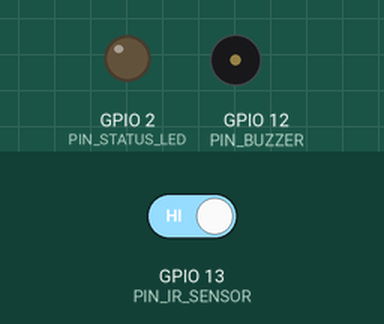
The sketch below on a simulated ESP32. Parts: output pins drawn as LEDs (lit = HIGH), buzzer (waves = sounding, pin HIGH). The test bench sets the inputs (shaded band); at power-on: GPIO 13 (PIN_IR_SENSOR) HIGH. WiFi joins after 1.5 s; servers stay silent unless stated; uploads are accepted with an empty reply; what the sketch prints to the serial monitor is not drawn.

Above: at 0.0 s.
At 3.7 s:
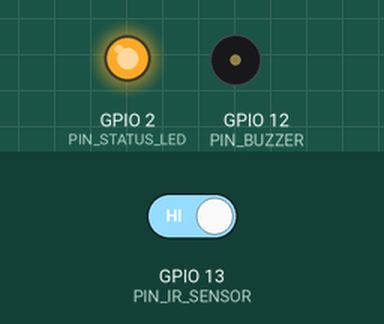
3.8 s: GPIO 13 (PIN_IR_SENSOR) driven LOW
At 4.7 s:
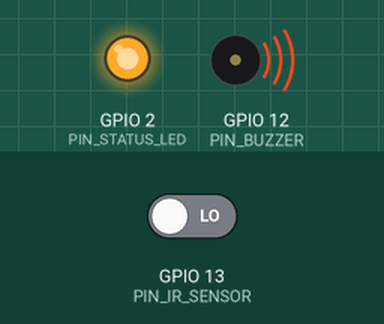
5.3 s: GPIO 13 (PIN_IR_SENSOR) driven HIGH
Timing chart, 0 to 8.3 s (numbered marks = the images above; inputs shaded):
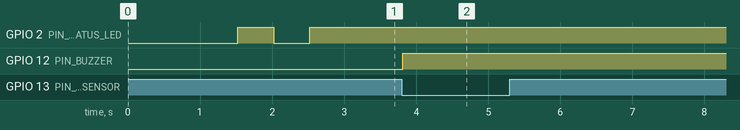

Measured:
- after the input at 3.8 s, GPIO 12 (PIN_BUZZER): LOW → HIGH at once
- after the input at 5.3 s, every drawn part: stays the same

The sketch:

esp32_agrosense_firmware.ino
```cpp
/*
 ==============================================================================
  AgroSenseX (TERRAVYX) - ESP32 IoT Perimeter Defense & IR Boundary Firmware
 ==============================================================================
  कल के हार्डवेयर सेटअप के लिए पूर्ण ESP32 Arduino स्केच (Firmware):

  [हार्डवेयर कनेक्शन / Wiring Pinout]:
  1. IR Obstacle / Beam Sensor (KY-032 / FC-51 / E18-D80NK):
     - VCC  ---> ESP32 3.3V / 5V (Sensor के अनुसार)
     - GND  ---> ESP32 GND
     - OUT  ---> ESP32 GPIO 13 (Digital Input with Pull-up)

  2. Acoustic Deterrent Buzzer / 5V Relay Module (सायरन/बज़र):
     - VCC  ---> ESP32 5V (VIN)
     - GND  ---> ESP32 GND
     - IN   ---> ESP32 GPIO 12 (Digital Output)

  3. Status Indicator LED:
     - Built-in Blue LED ---> ESP32 GPIO 2
 ==============================================================================
*/

#include <WiFi.h>
#include <HTTPClient.h>

// ================= 1. WiFi & SERVER CONFIGURATION =================
// अपने मोबाइल हॉटस्पॉट या वाईफाई का नाम और पासवर्ड यहाँ दर्ज करें:
const char* WIFI_SSID     = "Your_WiFi_Or_Hotspot_Name";
const char* WIFI_PASSWORD = "Your_WiFi_Password";

// अपने लैपटॉप का लोकल IP एड्रेस यहाँ दर्ज करें (e.g., cmd में 'ipconfig' चलाकर IPv4 देखें):
// Example: "http://192.168.1.15:8000" या "http://10.0.0.5:8000"
const char* SERVER_BASE_URL = "http://192.168.1.100:8000";

// ================= 2. GPIO PIN DEFINITIONS =================
const int PIN_IR_SENSOR  = 13; // IR Beam Sensor Digital Output Pin
const int PIN_BUZZER     = 12; // Acoustic Buzzer / Relay Trigger Pin
const int PIN_STATUS_LED = 2;  // Built-in Status LED

// ================= 3. STATE VARIABLES =================
bool lastIrState = HIGH;           // Default HIGH when beam is intact
unsigned long lastDebounceTime = 0;
const unsigned long DEBOUNCE_DELAY = 150; // ms

unsigned long lastPollTime = 0;
const unsigned long POLL_INTERVAL = 4000; // Poll server every 4 seconds to sync status

bool isLocalBuzzerActive = false;

// ================= 4. SETUP =================
void setup() {
  Serial.begin(115200);
  delay(1000);

  Serial.println("\n=======================================================");
  Serial.println("  TERRAVYX / AgroSenseX - ESP32 Perimeter Node #04");
  Serial.println("  Perimeter Intrusion Detection & Deterrent System Initializing");
  Serial.println("=======================================================");

  // Pin Configurations
  pinMode(PIN_IR_SENSOR, INPUT_PULLUP);
  pinMode(PIN_BUZZER, OUTPUT);
  pinMode(PIN_STATUS_LED, OUTPUT);

  digitalWrite(PIN_BUZZER, LOW);
  digitalWrite(PIN_STATUS_LED, LOW);

  // WiFi Connection
  connectToWiFi();
}

// ================= 5. MAIN LOOP =================
void loop() {
  // Ensure WiFi remains connected
  if (WiFi.status() != WL_CONNECTED) {
    connectToWiFi();
  }

  // 1. Read IR Beam Sensor
  int currentIrReading = digitalRead(PIN_IR_SENSOR);

  // Check if state changed (LOW = Object / Animal broke beam, HIGH = Clear)
  if (currentIrReading != lastIrState && (millis() - lastDebounceTime) > DEBOUNCE_DELAY) {
    lastDebounceTime = millis();
    lastIrState = currentIrReading;

    if (currentIrReading == LOW) {
      // BEAM BROKEN - Animal / Intruder Entered Perimeter!
      Serial.println("\n[ALERT] !!! IR BEAM BROKEN - INTRUSION DETECTED ON BOUNDARY !!!");
      triggerIntrusionAlarm();
    } else {
      // Beam restored
      Serial.println("[INFO] IR Beam Restored - Optical path clear.");
    }
  }

  // 2. Periodic sync with Dashboard backend (Check if farmer silenced buzzer online)
  if (millis() - lastPollTime > POLL_INTERVAL) {
    lastPollTime = millis();
    syncHardwareStateWithServer();
  }

  delay(20);
}

// ================= 6. TRIGGER LOCAL ALARM & SEND TELEMETRY =================
void triggerIntrusionAlarm() {
  // Turn on physical buzzer and blink LED
  digitalWrite(PIN_BUZZER, HIGH);
  digitalWrite(PIN_STATUS_LED, HIGH);
  isLocalBuzzerActive = true;

  // Send POST /hardware/ir-alert to FastAPI Dashboard Server
  if (WiFi.status() == WL_CONNECTED) {
    HTTPClient http;
    String endpoint = String(SERVER_BASE_URL) + "/hardware/ir-alert";

    Serial.print("[HTTP] Sending Hardware Alert to: ");
    Serial.println(endpoint);

    http.begin(endpoint);
    http.addHeader("Content-Type", "application/x-www-form-urlencoded");

    String postData = "beam_broken=true&sector=Sector 04 — North Acre";
    int httpResponseCode = http.POST(postData);

    if (httpResponseCode > 0) {
      Serial.print("[HTTP] Server Response Code: ");
      Serial.println(httpResponseCode);
      String response = http.getString();
      Serial.print("[HTTP] Payload: ");
      Serial.println(response);
    } else {
      Serial.print("[HTTP] Request Error: ");
      Serial.println(http.errorToString(httpResponseCode).c_str());
    }
    http.end();
  }
}

// ================= 7. SYNC HARDWARE STATE WITH SERVER =================
void syncHardwareStateWithServer() {
  if (WiFi.status() != WL_CONNECTED) return;

  HTTPClient http;
  String endpoint = String(SERVER_BASE_URL) + "/hardware/status";

  http.begin(endpoint);
  int httpCode = http.GET();

  if (httpCode == HTTP_CODE_OK) {
    String payload = http.getString();

    // Check if farmer clicked "Silence Buzzer" on the web dashboard
    // If buzzer_active is false on server, turn off physical buzzer
    if (payload.indexOf("\"buzzer_active\":false") > 0 || payload.indexOf("\"buzzer_active\": false") > 0) {
      if (isLocalBuzzerActive) {
        Serial.println("[SYNC] Farmer silenced buzzer from Dashboard. Shutting off local siren.");
        digitalWrite(PIN_BUZZER, LOW);
        digitalWrite(PIN_STATUS_LED, LOW);
        isLocalBuzzerActive = false;
      }
    }
  }
  http.end();
}

// ================= 8. WIFI HELPER =================
void connectToWiFi() {
  Serial.print("[WiFi] Connecting to: ");
  Serial.println(WIFI_SSID);

  WiFi.mode(WIFI_STA);
  WiFi.begin(WIFI_SSID, WIFI_PASSWORD);

  int attempts = 0;
  while (WiFi.status() != WL_CONNECTED && attempts < 25) {
    delay(500);
    Serial.print(".");
    digitalWrite(PIN_STATUS_LED, !digitalRead(PIN_STATUS_LED)); // Blink while connecting
    attempts++;
  }

  if (WiFi.status() == WL_CONNECTED) {
    Serial.println("\n[WiFi] CONNECTED SUCCESSFULLY!");
    Serial.print("[WiFi] ESP32 Assigned IP Address: ");
    Serial.println(WiFi.localIP());
    digitalWrite(PIN_STATUS_LED, HIGH); // Solid ON when connected
  } else {
    Serial.println("\n[WiFi] Connection Failed. Operating in offline standalone tripwire mode.");
    digitalWrite(PIN_STATUS_LED, LOW);
  }
}
```
